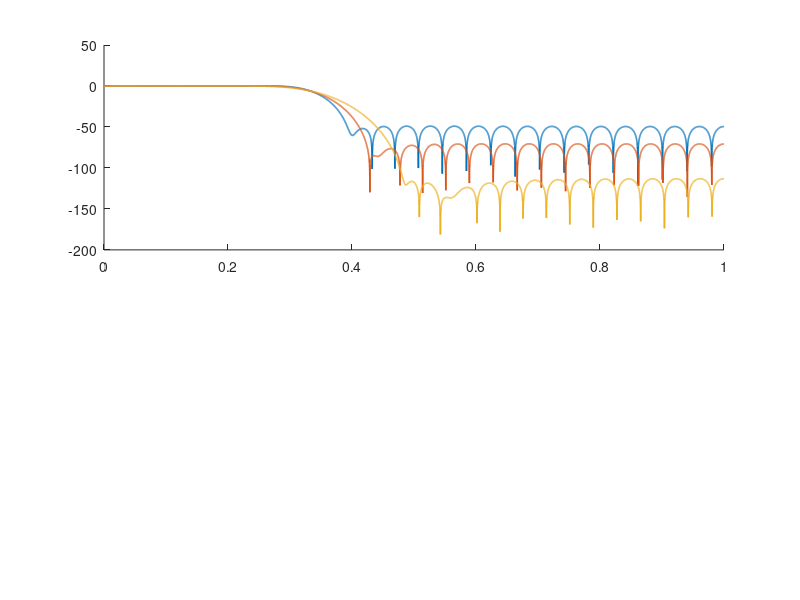

Write the MATLAB code that produced this figure. (Note: this script raises an error after producing the figure.)
%% Lab 5 Q2 — Dolph-Chebyshev window FIR and Chebyshev Type II IIR
% Cutoff wc = pi/3. Window sidelobe attenuations are compared on M = 50.
% The IIR stopband spec Rs uses one of those same values (60 dB).
% High-order IIR transfer functions are kept in second-order sections
% so order 150 does not blow up in polynomial (b,a) form.

clear; close all; clc;
outdir = fullfile(fileparts(mfilename('fullpath')), 'figures');
if ~exist(outdir, 'dir'); mkdir(outdir); end

wc = pi/3;
fc = wc/pi;
nfft = 8192;
atten_list = [40 60 100];   % Dolph-Chebyshev sidelobe attenuation, dB
Rs = 60;                    % IIR stopband attenuation, matched to one window
orders = [20 50 150];
Mshow = 50;                 % order used for the attenuation comparison

%% (a) Window method, fir1 + chebwin
figure('Name', 'Q2a windows', 'Color', 'w', 'Position', [70 60 920 520]);
subplot(2,1,1); hold on;
for r = atten_list
    h = fir1(Mshow, fc, chebwin(Mshow+1, r));
    [H, w] = freqz(h, 1, nfft);
    plot(w/pi, 20*log10(abs(H)+eps), 'LineWidth', 1.15, ...
        'DisplayName', sprintf('%d dB sidelobes', r));
end
xline(fc, 'k--', 'HandleVisibility', 'off');
grid on; xlim([0 1]); ylim([-120 5]);
xlabel('\omega / \pi'); ylabel('Magnitude (dB)');
title(sprintf('fir1 + Dolph-Chebyshev window, M = %d', Mshow));
legend('Location', 'southwest');

subplot(2,1,2); hold on;
for r = atten_list
    h = fir1(Mshow, fc, chebwin(Mshow+1, r));
    [H, w] = freqz(h, 1, nfft);
    plot(w/pi, 20*log10(abs(H)+eps), 'LineWidth', 1.15, ...
        'DisplayName', sprintf('%d dB', r));
end
xline(fc, 'k--', 'HandleVisibility', 'off');
grid on; xlim([0.15 0.55]); ylim([-80 5]);
xlabel('\omega / \pi'); ylabel('Magnitude (dB)');
title('Zoom on the transition: more sidelobe attenuation \Rightarrow wider, gentler transition');
legend('Location', 'southwest');
saveas(gcf, fullfile(outdir, 'q2a_window_attenuation.png'));

% also store the three windowed FIRs used later
h_win = cell(1, numel(orders));
for k = 1:numel(orders)
    h_win{k} = fir1(orders(k), fc, chebwin(orders(k)+1, Rs));
end

%% (b)(c) Chebyshev Type II IIR, impulse responses
figure('Name', 'Q2c impulse', 'Color', 'w', 'Position', [80 40 920 720]);
Limp = 800;
for k = 1:numel(orders)
    N = orders(k);
    sos = cheby2_sos(N, Rs, fc);
    h = impz_sos(sos, Limp);

    subplot(3,1,k);
    stem(0:Limp-1, h, 'Marker', 'none');
    grid on; xlim([0 Limp-1]);
    title(sprintf('Chebyshev II impulse response, N = %d, R_s = %d dB (still nonzero at the right edge)', N, Rs));
    xlabel('n'); ylabel('h[n]');
    fprintf('IIR N = %3d | |h[%d]| = %.3e | FIR of same order is exactly 0 for n > %d\n', ...
        N, Limp-1, abs(h(end)), N);
end
saveas(gcf, fullfile(outdir, 'q2c_iir_impulse.png'));

figure('Name', 'Q2c log impulse', 'Color', 'w', 'Position', [100 80 860 380]);
hold on;
for k = 1:numel(orders)
    N = orders(k);
    sos = cheby2_sos(N, Rs, fc);
    h = impz_sos(sos, 2000);
    semilogy(0:numel(h)-1, abs(h)+1e-18, 'LineWidth', 1.1, ...
        'DisplayName', sprintf('N = %d', N));
end
grid on; xlim([0 2000]);
xlabel('n'); ylabel('|h[n]|');
title('IIR tails decay exponentially and never become identically zero');
legend('Location', 'northeast');
saveas(gcf, fullfile(outdir, 'q2c_iir_impulse_log.png'));

%% (d) FIR window vs IIR Chebyshev II, magnitude and phase
figure('Name', 'Q2d magnitude', 'Color', 'w', 'Position', [60 40 920 720]);
for k = 1:numel(orders)
    N = orders(k);
    sos = cheby2_sos(N, Rs, fc);
    [Hi, w] = freqz_sos(sos, nfft);
    [Hf, ~] = freqz(h_win{k}, 1, nfft);

    subplot(3,1,k);
    plot(w/pi, 20*log10(abs(Hf)+eps), 'LineWidth', 1.05); hold on;
    plot(w/pi, 20*log10(abs(Hi)+eps), 'LineWidth', 1.05);
    yline(-Rs, 'k:'); xline(fc, 'k--');
    grid on; xlim([0 1]); ylim([-100 5]);
    title(sprintf('Magnitude, order = %d, attenuation spec = %d dB', N, Rs));
    xlabel('\omega / \pi'); ylabel('dB');
    legend('FIR Dolph-Chebyshev window', 'IIR Chebyshev II', ...
        sprintf('-%d dB', Rs), '\omega_c', 'Location', 'southwest');
end
saveas(gcf, fullfile(outdir, 'q2d_magnitude_compare.png'));

figure('Name', 'Q2d phase', 'Color', 'w', 'Position', [80 40 920 720]);
for k = 1:numel(orders)
    N = orders(k);
    sos = cheby2_sos(N, Rs, fc);
    [Hi, w] = freqz_sos(sos, nfft);
    [Hf, ~] = freqz(h_win{k}, 1, nfft);

    subplot(3,1,k);
    plot(w/pi, unwrap(angle(Hf)), 'LineWidth', 1.05); hold on;
    plot(w/pi, unwrap(angle(Hi)), 'LineWidth', 1.05);
    grid on; xlim([0 1]);
    title(sprintf('Unwrapped phase, order = %d', N));
    xlabel('\omega / \pi'); ylabel('rad');
    legend('FIR (linear)', 'IIR (not linear)', 'Location', 'southwest');
end
saveas(gcf, fullfile(outdir, 'q2d_phase_compare.png'));

%% (e) filter() vs convolution with a long truncated impulse response
rng(1);
x = randn(1, 1000);
N = 20;   % moderate order keeps the (b,a) and sos results easy to compare
sos = cheby2_sos(N, Rs, fc);
y_filt = sosfilt_local(sos, x);

figure('Name', 'Q2e estimate', 'Color', 'w', 'Position', [70 50 900 640]);
lengths = [50 200 2000];
for i = 1:numel(lengths)
    L = lengths(i);
    h = impz_sos(sos, L);
    y_hat = conv(x, h);
    y_hat = y_hat(1:numel(x));
    err = y_hat - y_filt;
    rel = norm(err) / norm(y_filt);
    fprintf('Truncated h length %4d | rel. error ||e||/||y|| = %.3e | max |e| = %.3e\n', ...
        L, rel, max(abs(err)));

    subplot(3,1,i);
    plot(y_filt, 'b'); hold on;
    plot(err, 'r');
    grid on; xlim([1 1000]);
    title(sprintf('N = %d, h truncated to %d samples, relative error %.2e', N, L, rel));
    xlabel('n'); ylabel('amplitude');
    legend('filter output', 'conv estimate error', 'Location', 'northeast');
end
saveas(gcf, fullfile(outdir, 'q2e_conv_estimate.png'));

fprintf(['\nQ2(e): once the kept impulse response covers the significant tail,\n' ...
    'conv(x, h_truncated) matches filter to numerical accuracy.\n']);

function sos = cheby2_sos(N, Rs, fc)
    [z, p, kk] = cheby2(N, Rs, fc);
    [sos, g] = zp2sos(z, p, kk);
    sos(1, 1:3) = g * sos(1, 1:3);
end

%% ----- local helpers (no toolbox dependency beyond zp2sos / freqz) -----
function h = impz_sos(sos, L)
    x = zeros(L, 1);
    x(1) = 1;
    h = sosfilt_local(sos, x);
    h = h(:).';
end

function [H, w] = freqz_sos(sos, nfft)
    % Cascade each second-order section. Gain is already inside sos from zp2sos.
    w = linspace(0, pi, nfft).';
    ejw = exp(-1j * w);
    H = ones(nfft, 1);
    for s = 1:size(sos, 1)
        b = sos(s, 1:3);
        a = sos(s, 4:6);
        num = b(1) + b(2)*ejw + b(3)*ejw.^2;
        den = a(1) + a(2)*ejw + a(3)*ejw.^2;
        H = H .* (num ./ den);
    end
end

function y = sosfilt_local(sos, x)
    % Direct-form II transposed, one section at a time. Column in, column out.
    x = x(:);
    y = x;
    for s = 1:size(sos, 1)
        b = sos(s, 1:3);
        a = sos(s, 4:6);
        y = filter(b, a, y);
    end
end
